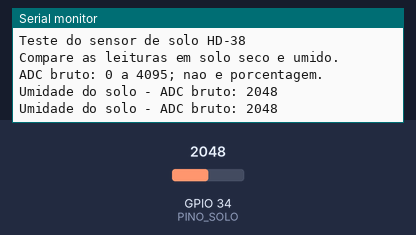
Bench run of a sketch on a simulated ESP32. On the bench: the last lines printed to the serial monitor. The inputs (shaded band) are chosen by the test bench; at power-on: GPIO 34 (PINO_SOLO) = 2048 (analog values on the 0–4095 scale).

Above: at 2.2 s.
2.3 s: GPIO 34 (PINO_SOLO) set to 2866
At 3.6 s:
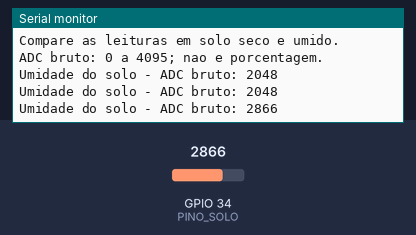
3.8 s: GPIO 34 (PINO_SOLO) set to 3603
At 4.5 s:
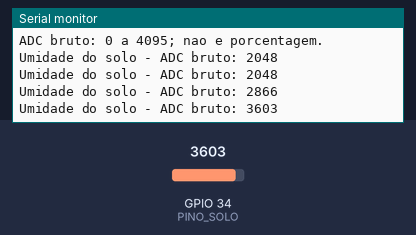
Timing chart, 0 to 6.8 s (numbered marks = the images above; inputs shaded):
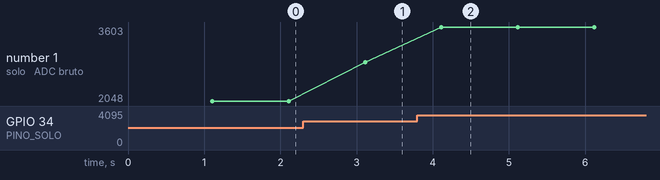

Measured:
- after the input at 2.3 s, the serial monitor: prints a new line after 0.81 s (image 1)
- after the input at 3.8 s, the serial monitor: prints a new line after 0.31 s (image 2)
- plotted number 1: 2048 → 2866 after the input at 2.3 s, 2866 → 3603 after the input at 3.8 s

The sketch:

Teste_HD-38.ino
```cpp
#define PINO_SOLO 34
#define AMOSTRAS 20

void setup() {
  Serial.begin(115200);
  delay(1000);

  pinMode(PINO_SOLO, INPUT);

  analogReadResolution(12);
  analogSetPinAttenuation(PINO_SOLO, ADC_11db);

  Serial.println();
  Serial.println("Teste do sensor de solo HD-38");
  Serial.println("Compare as leituras em solo seco e umido.");
  Serial.println("ADC bruto: 0 a 4095; nao e porcentagem.");
}

void loop() {
  unsigned long soma = 0;

  for (int i = 0; i < AMOSTRAS; i++) {
    soma += analogRead(PINO_SOLO);
    delay(5);
  }

  int leitura = soma / AMOSTRAS;

  Serial.print("Umidade do solo - ADC bruto: ");
  Serial.println(leitura);

  delay(900);
}
```
